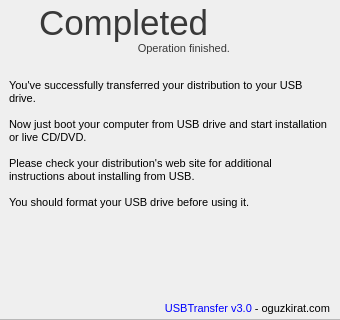
<?xml version="1.0" encoding="UTF-8"?>
<ui version="4.0">
 <class>MainWindow</class>
 <widget class="QMainWindow" name="MainWindow">
  <property name="geometry">
   <rect>
    <x>0</x>
    <y>0</y>
    <width>340</width>
    <height>320</height>
   </rect>
  </property>
  <property name="sizePolicy">
   <sizepolicy hsizetype="Fixed" vsizetype="Fixed">
    <horstretch>0</horstretch>
    <verstretch>0</verstretch>
   </sizepolicy>
  </property>
  <property name="minimumSize">
   <size>
    <width>340</width>
    <height>320</height>
   </size>
  </property>
  <property name="maximumSize">
   <size>
    <width>340</width>
    <height>320</height>
   </size>
  </property>
  <property name="windowTitle">
   <string>USBTransfer</string>
  </property>
  <property name="windowIcon">
   <iconset resource="resources.qrc">
    <normaloff>:/main/images/usbtransfer.ico</normaloff>:/main/images/usbtransfer.ico</iconset>
  </property>
  <property name="windowOpacity">
   <double>1.000000000000000</double>
  </property>
  <widget class="QWidget" name="centralwidget">
   <widget class="QFrame" name="frame">
    <property name="geometry">
     <rect>
      <x>-1</x>
      <y>-1</y>
      <width>342</width>
      <height>321</height>
     </rect>
    </property>
    <property name="styleSheet">
     <string notr="true">background-image: url(:/main/images/background.png);
</string>
    </property>
    <property name="frameShape">
     <enum>QFrame::StyledPanel</enum>
    </property>
    <property name="frameShadow">
     <enum>QFrame::Raised</enum>
    </property>
    <widget class="QLabel" name="versionLabel">
     <property name="geometry">
      <rect>
       <x>120</x>
       <y>300</y>
       <width>211</width>
       <height>20</height>
      </rect>
     </property>
     <property name="styleSheet">
      <string notr="true">background-image:url(:/main/images/trans.png);
background-repeat:no-repeat;
color.rgb(0, 0, 0);</string>
     </property>
     <property name="text">
      <string>&lt;!DOCTYPE HTML PUBLIC &quot;-//W3C//DTD HTML 4.0//EN&quot; &quot;http://www.w3.org/TR/REC-html40/strict.dtd&quot;&gt;
&lt;html&gt;&lt;head&gt;&lt;meta name=&quot;qrichtext&quot; content=&quot;1&quot; /&gt;&lt;style type=&quot;text/css&quot;&gt;
p, li { white-space: pre-wrap; }
&lt;/style&gt;&lt;/head&gt;&lt;body style=&quot; font-family:'MS Shell Dlg 2'; font-size:8.25pt; font-weight:400; font-style:normal;&quot;&gt;
&lt;p align=&quot;right&quot; style=&quot; margin-top:0px; margin-bottom:0px; margin-left:0px; margin-right:0px; -qt-block-indent:0; text-indent:0px;&quot;&gt;&lt;span style=&quot; font-size:8pt; color:#0000ff;&quot;&gt;USBTransfer v3.0&lt;/span&gt;&lt;span style=&quot; font-size:8pt;&quot;&gt; - oguzkirat.com&lt;/span&gt;&lt;/p&gt;&lt;/body&gt;&lt;/html&gt;</string>
     </property>
    </widget>
    <widget class="QLabel" name="transferlabel">
     <property name="geometry">
      <rect>
       <x>10</x>
       <y>40</y>
       <width>221</width>
       <height>20</height>
      </rect>
     </property>
     <property name="layoutDirection">
      <enum>Qt::LeftToRight</enum>
     </property>
     <property name="styleSheet">
      <string notr="true">background-image:url(:/main/images/trans.png);
color: rgb(57, 57, 57);
</string>
     </property>
     <property name="text">
      <string>&lt;!DOCTYPE HTML PUBLIC &quot;-//W3C//DTD HTML 4.0//EN&quot; &quot;http://www.w3.org/TR/REC-html40/strict.dtd&quot;&gt;
&lt;html&gt;&lt;head&gt;&lt;meta name=&quot;qrichtext&quot; content=&quot;1&quot; /&gt;&lt;style type=&quot;text/css&quot;&gt;
p, li { white-space: pre-wrap; }
&lt;/style&gt;&lt;/head&gt;&lt;body style=&quot; font-family:'MS Shell Dlg 2'; font-size:8.25pt; font-weight:400; font-style:normal;&quot;&gt;
&lt;p align=&quot;right&quot; style=&quot; margin-top:0px; margin-bottom:0px; margin-left:0px; margin-right:0px; -qt-block-indent:0; text-indent:0px;&quot;&gt;&lt;span style=&quot; font-size:8pt;&quot;&gt;Operation finished.&lt;/span&gt;&lt;/p&gt;&lt;/body&gt;&lt;/html&gt;</string>
     </property>
    </widget>
    <widget class="QLabel" name="selectisolabel">
     <property name="geometry">
      <rect>
       <x>10</x>
       <y>70</y>
       <width>321</width>
       <height>151</height>
      </rect>
     </property>
     <property name="styleSheet">
      <string notr="true">background-image:url(:/main/images/trans.png);
color.rgb(0, 0, 0);</string>
     </property>
     <property name="text">
      <string>&lt;!DOCTYPE HTML PUBLIC &quot;-//W3C//DTD HTML 4.0//EN&quot; &quot;http://www.w3.org/TR/REC-html40/strict.dtd&quot;&gt;
&lt;html&gt;&lt;head&gt;&lt;meta name=&quot;qrichtext&quot; content=&quot;1&quot; /&gt;&lt;style type=&quot;text/css&quot;&gt;
p, li { white-space: pre-wrap; }
&lt;/style&gt;&lt;/head&gt;&lt;body style=&quot; font-family:'MS Shell Dlg 2'; font-size:8.25pt; font-weight:400; font-style:normal;&quot;&gt;
&lt;p style=&quot; margin-top:0px; margin-bottom:0px; margin-left:0px; margin-right:0px; -qt-block-indent:0; text-indent:0px;&quot;&gt;&lt;span style=&quot; font-size:8pt;&quot;&gt;You've successfully transferred your distribution to your USB drive.&lt;/span&gt;&lt;/p&gt;
&lt;p style=&quot;-qt-paragraph-type:empty; margin-top:0px; margin-bottom:0px; margin-left:0px; margin-right:0px; -qt-block-indent:0; text-indent:0px; font-size:8pt;&quot;&gt;&lt;/p&gt;
&lt;p style=&quot; margin-top:0px; margin-bottom:0px; margin-left:0px; margin-right:0px; -qt-block-indent:0; text-indent:0px;&quot;&gt;&lt;span style=&quot; font-size:8pt;&quot;&gt;Now just boot your computer from USB drive and start installation or live CD/DVD.&lt;/span&gt;&lt;/p&gt;
&lt;p style=&quot; margin-top:0px; margin-bottom:0px; margin-left:0px; margin-right:0px; -qt-block-indent:0; text-indent:0px;&quot;&gt;&lt;span style=&quot; font-size:8pt;&quot;&gt;&lt;br /&gt;Please check your distribution's web site for additional instructions about installing from USB.&lt;/span&gt;&lt;/p&gt;
&lt;p style=&quot;-qt-paragraph-type:empty; margin-top:0px; margin-bottom:0px; margin-left:0px; margin-right:0px; -qt-block-indent:0; text-indent:0px; font-size:8pt;&quot;&gt;&lt;/p&gt;
&lt;p style=&quot; margin-top:0px; margin-bottom:0px; margin-left:0px; margin-right:0px; -qt-block-indent:0; text-indent:0px;&quot;&gt;&lt;span style=&quot; font-size:8pt;&quot;&gt;You should format your USB drive before using it.&lt;/span&gt;&lt;/p&gt;&lt;/body&gt;&lt;/html&gt;</string>
     </property>
     <property name="wordWrap">
      <bool>true</bool>
     </property>
    </widget>
    <widget class="QPushButton" name="Btn_Back">
     <property name="geometry">
      <rect>
       <x>5</x>
       <y>10</y>
       <width>30</width>
       <height>30</height>
      </rect>
     </property>
     <property name="cursor">
      <cursorShape>PointingHandCursor</cursorShape>
     </property>
     <property name="styleSheet">
      <string notr="true">background-image: url(:/main/images/back.png);
border:none;

</string>
     </property>
     <property name="text">
      <string/>
     </property>
    </widget>
    <widget class="QLabel" name="cdvdlabel">
     <property name="geometry">
      <rect>
       <x>40</x>
       <y>4</y>
       <width>201</width>
       <height>41</height>
      </rect>
     </property>
     <property name="styleSheet">
      <string notr="true">font: 26pt &quot;Myriad Pro&quot;;
background-image:url(:/main/images/trans.png);
color: rgb(57, 57, 57);</string>
     </property>
     <property name="text">
      <string>&lt;!DOCTYPE HTML PUBLIC &quot;-//W3C//DTD HTML 4.0//EN&quot; &quot;http://www.w3.org/TR/REC-html40/strict.dtd&quot;&gt;
&lt;html&gt;&lt;head&gt;&lt;meta name=&quot;qrichtext&quot; content=&quot;1&quot; /&gt;&lt;style type=&quot;text/css&quot;&gt;
p, li { white-space: pre-wrap; }
&lt;/style&gt;&lt;/head&gt;&lt;body style=&quot; font-family:'Myriad Pro'; font-size:26pt; font-weight:400; font-style:normal;&quot;&gt;
&lt;p style=&quot; margin-top:0px; margin-bottom:0px; margin-left:0px; margin-right:0px; -qt-block-indent:0; text-indent:0px;&quot;&gt;Completed&lt;/p&gt;&lt;/body&gt;&lt;/html&gt;</string>
     </property>
    </widget>
   </widget>
  </widget>
 </widget>
 <resources>
  <include location="resources.qrc"/>
 </resources>
 <connections/>
</ui>
